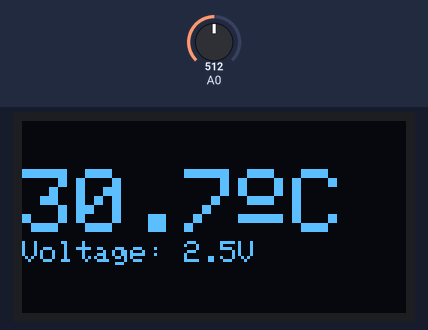
Recording of a program running on a simulated Arduino Uno, built with avr-gcc and run on an emulated ATmega328P. Shown: 128×64 one-colour display. The inputs (shaded band) are chosen by the test bench; at power-on: A0 = 512.

Above: at 1.8 s.
1.9 s: A0 set to 716
At 3.2 s:
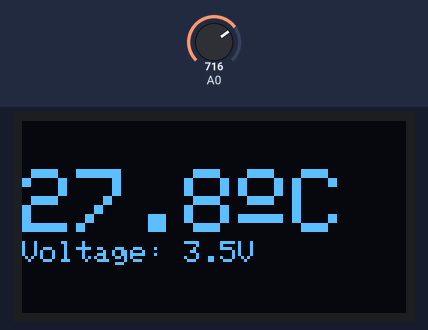
3.7 s: A0 set to 900
At 4.7 s:
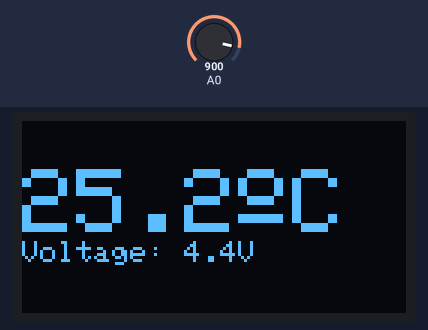
5.7 s: A0 set to 1023
At 7.4 s:
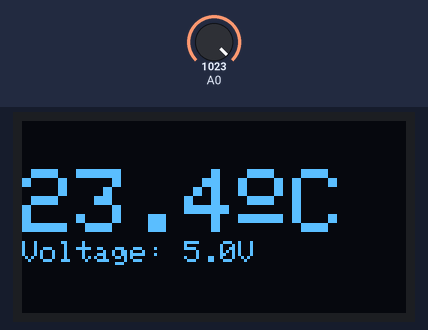
Timing chart, 0 to 8.9 s (numbered marks = the images above; inputs shaded):
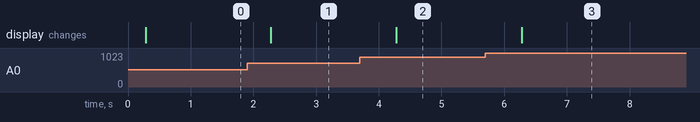

Measured:
- after the input at 1.9 s, the display: changes after 0.38 s (image 1)
- after the input at 3.7 s, the display: changes after 0.58 s (image 2)
- after the input at 5.7 s, the display: changes after 0.58 s (image 3)

The program:

main.cpp
```cpp
#include <Wire.h>
#include <NTC.hpp>
#include <Adafruit_GFX.h>
#include <Adafruit_SH1106.h>

/* Oled reset pin is -1 */
#define OLED_RESET -1

/* Initial values definitions */
#define NO_VOLTAGE -1.0f
#define NO_TEMPERATURE -1.0f

/* Buffer lengths definitions */
#define TEXT_BUFFER_LENGTH 20
#define FLOAT_BUFFER_LENGTH 10

/* NTC model parameters */
#define INTERCEPT 37.92962f
#define SLOPE -2.89722f

/* Read calls period */
#define READ_TIME_MS 250

Adafruit_SH1106 display(OLED_RESET);
NTC ntc(A0, SLOPE, INTERCEPT);

unsigned long read_time = 0;

float voltage =  NO_VOLTAGE;
float temperature = NO_TEMPERATURE;
float new_temperature = NO_TEMPERATURE;

char text_buffer[TEXT_BUFFER_LENGTH];
char float_buffer[FLOAT_BUFFER_LENGTH];

void setup() {
    Wire.begin();
    display.begin(SH1106_SWITCHCAPVCC, 0x3C);
    display.clearDisplay();
    ntc.begin();
}

void loop() {
    if(millis() - read_time >= READ_TIME_MS) {
        new_temperature = ntc.read_temperature();
        read_time = millis();
    }

    if(new_temperature != temperature) {
        temperature = new_temperature;
        voltage = ntc.read_voltage();

        display.clearDisplay();
        display.setTextColor(WHITE);
        display.setCursor(0, 0);

        display.setTextSize(1);
        display.print("\n\n");

        display.setTextSize(3);
        dtostrf(temperature, 2, 1, float_buffer);
        snprintf(text_buffer, TEXT_BUFFER_LENGTH, "%s\xa7""C", float_buffer);
        display.println(text_buffer);

        display.setTextSize(1);
        dtostrf(voltage, 2, 1, float_buffer);
        snprintf(text_buffer, TEXT_BUFFER_LENGTH, "Voltage: %sV", float_buffer);
        display.println(text_buffer);

        display.display();
    }
}
```

NTC.hpp
```cpp
#ifndef NTC_HEADER_INCLUDED
#define NTC_HEADER_INCLUDED

#include <Arduino.h>

class NTC {
public:
    NTC(uint8_t analog_pin, float slope, float intercept);

    void begin();
    float read_temperature();
    float read_voltage();

private:
    uint8_t analog_pin;
    float slope;
    float intercept;
};

#endif /* NTC.hpp */
```

NTC.cpp
```cpp
#include <NTC.hpp>

/* Value for 1 Hz overflow interruptions */
#define COUNTER_INITIAL_VALUE (65536 - (F_CPU / 1024))

/* Voltage estimative calculation via analog readed values */
#define CALCULATE_VOLTAGE(ntc_read) (5 * ntc_read / 1023.0f)

static volatile int16_t ntc_read;
static uint8_t ntc_pin;

ISR(TIMER1_OVF_vect) {
    TCNT1 = COUNTER_INITIAL_VALUE;

    ntc_read = analogRead(ntc_pin);
}

NTC::NTC(uint8_t analog_pin, float slope, float intercept) {
    this->analog_pin = analog_pin;
    this->slope = slope;
    this->intercept = intercept;
}

void NTC::begin() {
    pinMode(analog_pin, INPUT);

    cli();

    ntc_pin = analog_pin;

    /* Setup Timer/Counter 1 */
    TCCR1A = 0;
    TCCR1B = 0;
    TCCR1B |= (1 << CS12 | 1 << CS10);
    TCNT1 = COUNTER_INITIAL_VALUE;

    /* Unmask Timer/Counter interrupts */
    TIMSK1 |= (1 << TOIE1);

    sei();
}

float NTC::read_temperature() {
    cli();

    float temperature = CALCULATE_VOLTAGE(ntc_read) * slope + intercept;

    sei();

    return temperature;
}

float NTC::read_voltage() {
    cli();

    float voltage = CALCULATE_VOLTAGE(ntc_read);

    sei();

    return voltage;
}
```
